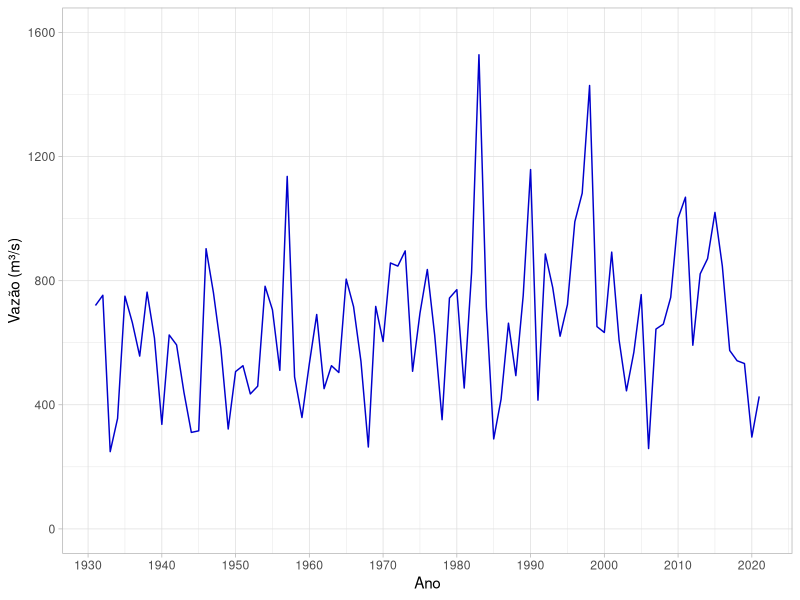
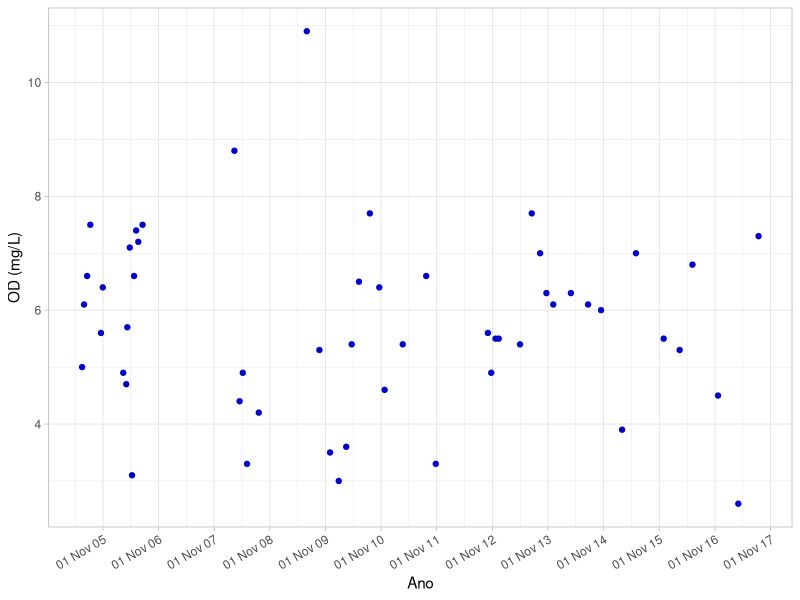
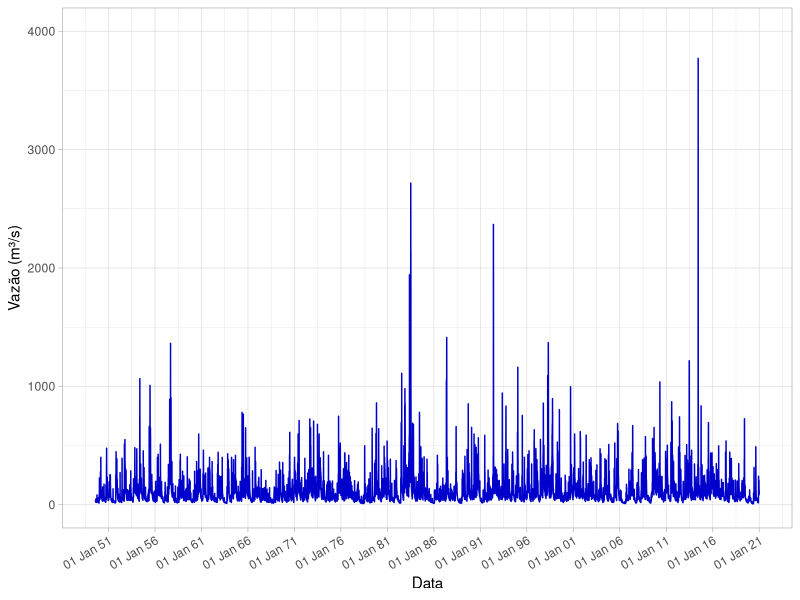
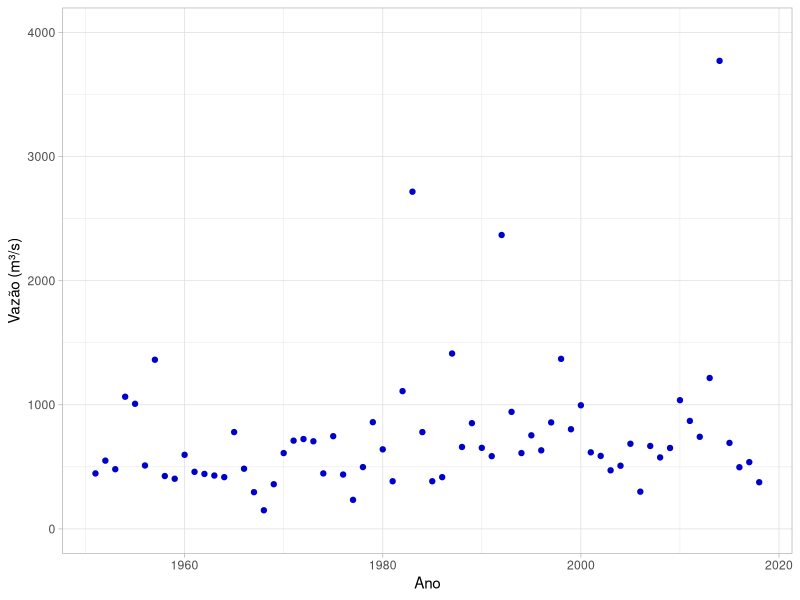
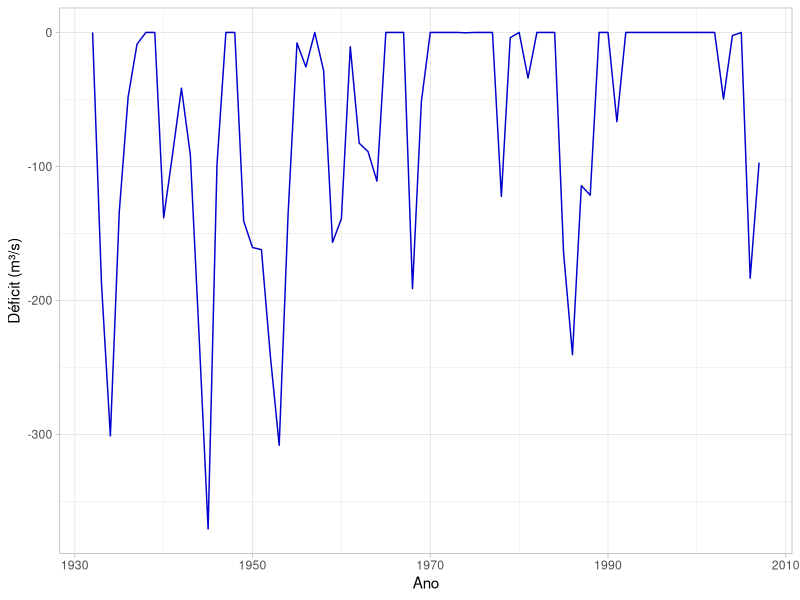

The R source for these figures, in order:
# Instalação dos pacotes necessários para este código (requer conexão 
# com a internet)
# install.packages("ggplot2")
# install.packages("lubridate")

# Bibliotecas utilizadas
library(ggplot2) # para os gráficos
library(lubridate) # para conversão de texto em datas

# --- Gráficos séries temporais ---

# 1. Séries com intervalos fixos: vazões médias anuais em Foz do Areia
vazoesMediasFozDoAreia <- read.csv('vazoesMediasFozDoAreia.csv')

# Somente dados de vazão média anual
Qmedia <- data.frame(
  anos = vazoesMediasFozDoAreia[,1],
  vazoes = vazoesMediasFozDoAreia[,ncol(vazoesMediasFozDoAreia)])

# Comando para plotar a série
# tiff('serieIntervaloFixo.tif', height=720, width = 1780, res=300)
ggplot(Qmedia, aes(x=anos, y=vazoes)) + 
  expand_limits(y=c(0,1600)) +
  scale_y_continuous(breaks = seq(0, 1600, by = 400)) +
  scale_x_continuous(breaks = seq(1920, 2020, by = 10)) +
  geom_line(color="blue3") +
  labs(x="Ano",y="Vazão (m³/s)") + 
  theme_light() 
# dev.off()

# 2. Séries com intervalos não equidistantes
qualIGU <- read.csv('chem_data.csv')

# Extrair dados de OD (14ª coluna da matriz original)
serieOD <- data.frame(
  dias = qualIGU[qualIGU$PONTO == 'IG1',2],
  OD = qualIGU[qualIGU$PONTO == 'IG1',14])
# Remoção de linhas com valores 'NA'
serieOD <- na.omit(serieOD)
# Conversão da coluna das datas (lida como texto) para o formato apropriado
serieOD$dias <- dmy(serieOD$dias)

# Comando para plotar a série
# tiff('serieIntervaloNEquidistante.tif', height=720, width = 1780, res=300)
ggplot(serieOD, aes(x=serieOD[,1], y=serieOD[,2])) + 
  scale_x_date(breaks = "12 months", date_labels = "%d %b %y") +
  geom_point(color="blue3") +
  labs(x="Ano",y="OD (mg/L)") +
  theme_light() +
  theme(axis.text.x=element_text(angle=30, hjust=1)) 
# dev.off()

# 3. Séries completas: vazões médias diárias em Santa Clara
vazoesDiariasStaClara <- read.csv('vazoesDiariasStaClara.csv')

# Montagem do data frame com os dias e as vazões
Qdiaria <- data.frame(
  dias = vazoesDiariasStaClara[,1],
  vazoes = vazoesDiariasStaClara[,2])
# Conversão da coluna das datas (lida como texto) para o formato apropriado
Qdiaria$dias <- dmy(Qdiaria$dias)

# Comando para plotar a série
# tiff('serieCompleta.tif', height=720, width = 1780, res=300)
ggplot(Qdiaria, aes(x=Qdiaria[,1], y=Qdiaria[,2])) + 
  scale_x_date(breaks = "60 months", date_labels = "%d %b %y") +
  expand_limits(y=c(0,4000)) +
  geom_line(color="blue3") +
  labs(x="Data",y="Vazão (m³/s)") + 
  theme_light() +
  theme(axis.text.x=element_text(angle=30, hjust=1)) 
# dev.off()

# 4. Séries reduzidas: vazões máximas diárias anuais em Santa Clara
vazoesMaxStaClara <- read.csv('vazoesMaxAnuaisStaClara.csv')

# Organização dos dados em um data frame
Qmax <- data.frame(
  anos = vazoesMaxStaClara[,1],
  vazoes = vazoesMaxStaClara[,ncol(vazoesMaxStaClara)])

# Comando para plotar a série
# tiff('serieReduzida.tif', height=720, width = 1780, res=300)
ggplot(Qmax, aes(x=Qmax[,1], y=Qmax[,2])) + 
  expand_limits(y=c(0,4000)) +
  geom_point(color="blue3") +
  labs(x="Ano",y="Vazão (m³/s)") + 
  theme_light() 
# dev.off()

# 5. Séries censuradas: déficits hídricos em União da Vitória
deficitsUV <- read.csv('deficitsUV.csv')

# Somente dados de vazão média anual
defUV <- data.frame(
  anos = deficitsUV[,1],
  deficits = deficitsUV[,ncol(deficitsUV)])

# Comando para plotar a série
# tiff('serieCensurada.tif', height=720, width = 1780, res=300)
ggplot(defUV, aes(x=defUV[,1], y=defUV[,2])) + 
  # expand_limits(y=c(0,4000)) +
  geom_line(color="blue3") +
  labs(x="Ano",y="Déficit (m³/s)") + 
  theme_light() 
# dev.off()

# 6. Exibir os valores mínimos e máximos da série de OD

# Comando para exibir a data (coluna 1) do maior registro de OD (coluna 2)
serieOD[serieOD$OD==max(serieOD$OD),1] # máximo
serieOD[serieOD$OD==min(serieOD$OD),1] # mínimo

# Opcionalmente, é possível extrair toda a linha
serieOD[serieOD$OD==max(serieOD$OD),] # máximo
serieOD[serieOD$OD==min(serieOD$OD),] # mínimo
